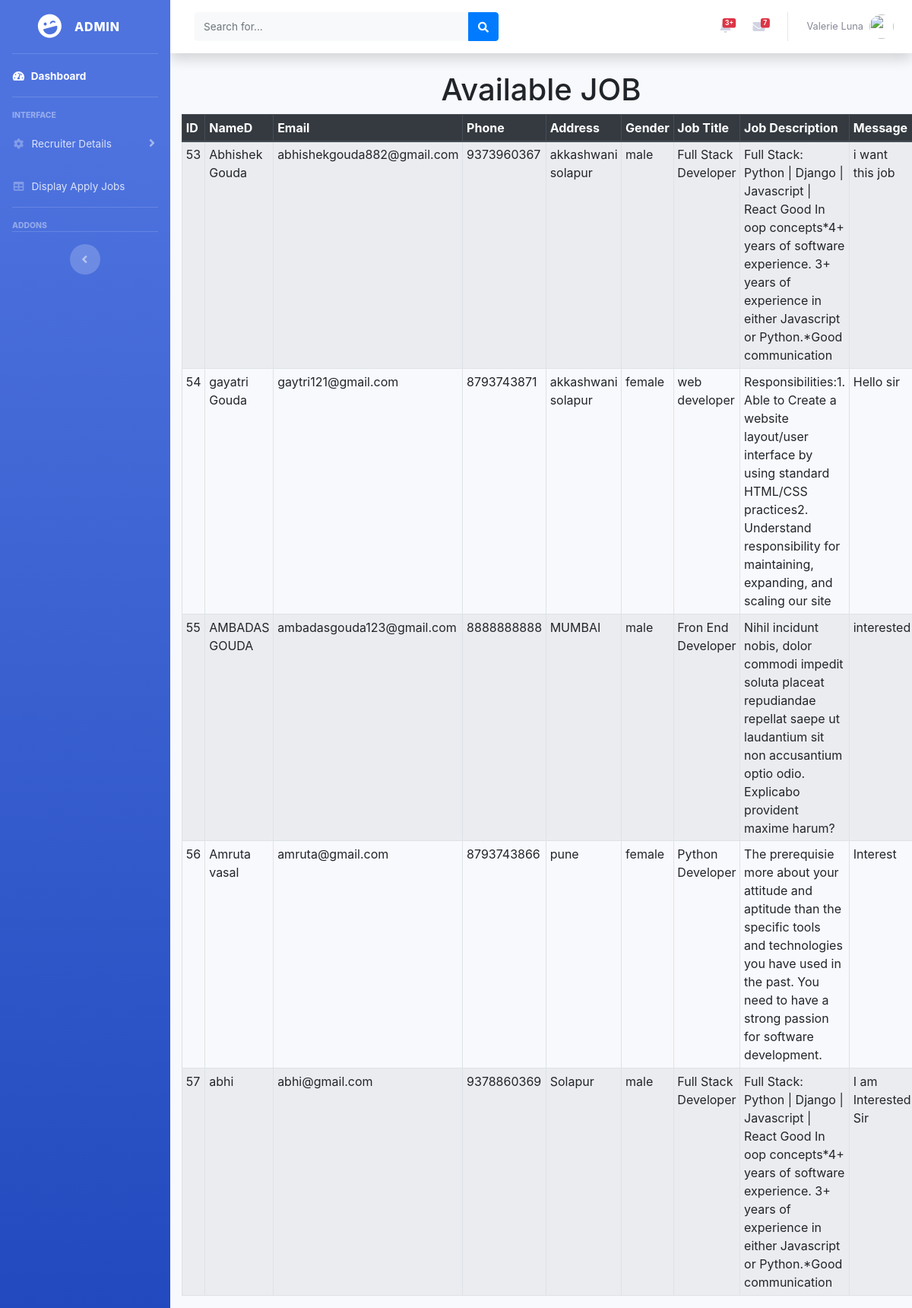
Screenshot of /dash_job_fetch.php (signed in) with the database file from the repository.
### tables this page shows
CREATE TABLE `job_request` (
  `id` int(11) NOT NULL,
  `name` varchar(255) NOT NULL,
  `email` varchar(255) NOT NULL,
  `phone` varchar(255) NOT NULL,
  `address` varchar(255) NOT NULL,
  `gender` varchar(255) NOT NULL,
  `msg` varchar(255) NOT NULL,
  `title` varchar(255) NOT NULL,
  `description` varchar(255) NOT NULL
);

### dash_job_fetch.php (the view, shortened to what this page needs)
<?php
include('dashboard.php');
?>
<?php
include('./connection.php');
?>
<!doctype html>
<html lang="en">
<head>
 <link rel="stylesheet"
  href="https://stackpath.bootstrapcdn.com/bootstrap/4.3.1/css/bootstrap.min.css"
>
</head>
<body>
 <div class="container">
  <h1 class="text-center">Available JOB</h1>
  <?php
    $sql = "SELECT * FROM job_request   ";
    $result = mysqli_query($conn, $sql);
    if (mysqli_num_rows($result) > 0) {
      echo '<table class="table table-bordered table-sm table-striped">';
      echo "<thead class='thead-dark'>";
      echo "<tr>";
          echo "<th>ID</th>";
          echo "<th>NameD</th>";
          echo "<th>Email</th>";
          echo "<th>Phone</th>";
          echo "<th>Address</th>";
          echo "<th>Gender</th>";
          echo "<th>Job Title</th>";
          echo "<th>Job Description</th>";
          echo "<th>Message</th>";
          echo "</tr>";
      echo "</thead>";
      echo "<tbody>";
      while ($row = mysqli_fetch_assoc($result)) {
        echo "<tr>";
        echo "<td>" . $row["id"] . "</td>";
        echo "<td>" . $row["name"] . "</td>";
        echo "<td>" . $row["email"] . "</td>";
        echo "<td>" . $row["phone"] . "</td>";
        echo "<td>" . $row["address"] . "</td>";
        echo "<td>" . $row["gender"] . "</td>";
        echo "<td>" . $row["title"] . "</td>";
        echo "<td>" . $row["description"] . "</td>";
        echo "<td>" . $row["msg"] . "</td>";
        echo "</tr>";
      }
      echo "</tbody>";
      echo "</table>";
    } else {
      echo "no data found";
    }
    ?>
 </div>
</body>
</html>

### rows the page displays
job_request: id "53", name "Abhishek Gouda", email "abhishekgouda882@gmail.com", phone "9373960367", address "akkashwani solapur", gender "male", title "Full Stack Developer", description "Full Stack: Python | Django | Javascript | React Good In oop concepts*4+ years of software experience. 3+ years of experience in either Javascript or Python.*Good communication", msg "i want this job"
job_request: id "54", name "gayatri Gouda", email "gaytri121@gmail.com", phone "8793743871", address "akkashwani solapur", gender "female", title "web developer", description "Responsibilities:1. Able to Create a website layout/user interface by using standard HTML/CSS practices2. Understand responsibility for maintaining, expanding, and scaling our site", msg "Hello sir"
job_request: id "55", name "AMBADAS GOUDA", email "ambadasgouda123@gmail.com", phone "8888888888", address "MUMBAI", gender "male", title "Fron End Developer", description "Nihil incidunt nobis, dolor commodi impedit soluta placeat repudiandae repellat saepe ut laudantium sit non accusantium optio odio. Explicabo provident maxime harum?", msg "interested"
job_request: id "56", name "Amruta vasal", email "amruta@gmail.com", phone "8793743866", address "pune", gender "female", title "Python Developer", description "The prerequisie more about your attitude and aptitude than the specific tools and technologies you have used in the past. You need to have a strong passion for software development.", msg "Interest"
job_request: id "57", name "abhi", email "abhi@gmail.com", phone "9378860369", address "Solapur", gender "male", title "Full Stack Developer", description "Full Stack: Python | Django | Javascript | React Good In oop concepts*4+ years of software experience. 3+ years of experience in either Javascript or Python.*Good communication", msg "I am Interested Sir"
